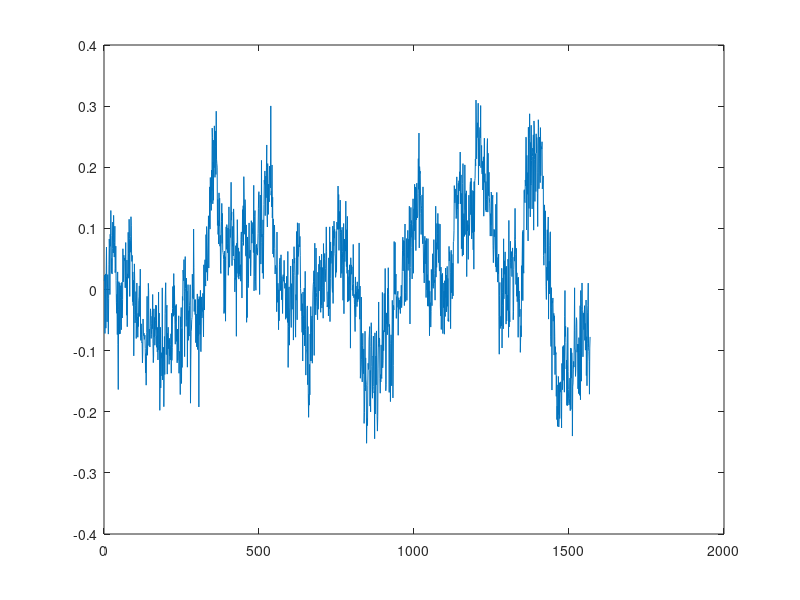

Reproduce this figure in MATLAB.
% function phase_noise = gen_phase_noise(dbc_level, corner_freq, phase_noise_floor, n_samples);

global sim_consts;
sim_consts.SampFreq = 1.76*1e9;
dbc_level = -80;
n_samples = 1568;
corner_freq = 1e6;
phase_noise_floor = -120;
% Variance of top flat noisd
colored_noise_var = sim_consts.SampFreq*10^(dbc_level/10);

% Variance of n12q  aoise floor
noise_floor_var = sim_consts.SampFreq*10^(phase_noise_floor/10);

% Phase noise power spectrum is created with two filters,
% high pass filter, followed by an ideal integrator

[b_hpf, a_hpf] = butter(1, corner_freq/(sim_consts.SampFreq/2), 'high');

% ...and then an ideal integrator.
tmp = freqz(1,[1 -1],[corner_freq corner_freq+1], sim_consts.SampFreq);
[b_intg] = 1/abs(tmp(1)); % make f = corner frequency gain be 0dB
[a_intg] = [1 -1];

% Colored noise
colored_noise = sqrt(colored_noise_var)*randn(1, n_samples);

% Noise floor
noise_floor = sqrt(noise_floor_var)*randn(1, n_samples);

integrator_input = filter(b_hpf, a_hpf, colored_noise);
phase_noise      = filter(b_intg, a_intg, integrator_input) + noise_floor;

plot(phase_noise);
% tmp = xcorr(phase_noise,'coeff');
% plot(tmp(n_samples:n_samples+512));
